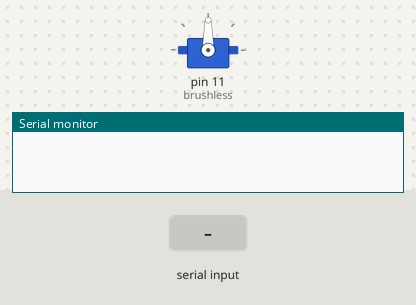
Bench run of a sketch on a simulated Arduino Uno, built with avr-gcc and run on an emulated ATmega328P. On the bench: servo, the last lines printed to the serial monitor. The test bench sets the inputs (shaded band).

Above: at 1.2 s.
1.3 s: "1" received over Serial
2.8 s: "0" received over Serial
At 3.6 s:
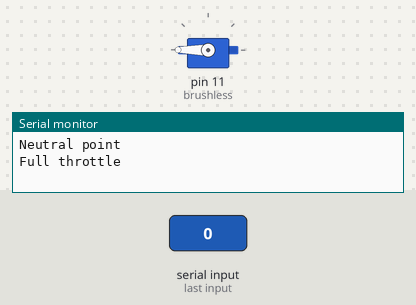
4.3 s: "2" received over Serial
At 4.7 s:
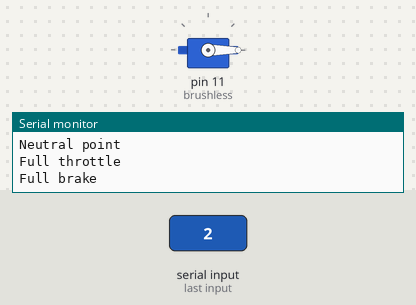
Timing chart, 0 to 7.3 s (numbered marks = the images above; inputs shaded):
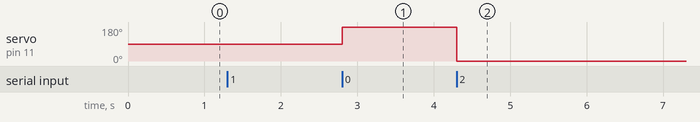

Measured:
- after the input at 2.8 s, servo on pin 11 (brushless): 90° → 180° at once
- after the input at 4.3 s, servo on pin 11 (brushless): 180° → 0° at once

The sketch:

calibration_brushless.ino
```cpp
#include <Servo.h>

Servo brushless;
int mode = 0;
boolean sent = false;


void setup(){
  Serial.begin(9600);
  brushless.attach(11);
}

void loop(){
  if(!sent){
    if(mode == 1){
      brushless.write(90);
      Serial.println("Neutral point");
    }
    else if(mode == 2){
      brushless.write(180);
      Serial.println("Full throttle");
    }
    else if(mode == 3){
      brushless.write(0);
      Serial.println("Full brake");
    }
    sent = true;
  }
}

void serialEvent(){
  while(Serial.available()){
    char inChar = (char)Serial.read();

    if(inChar = '1'){
      mode++;
      sent=false;
    }
  }
}
```
